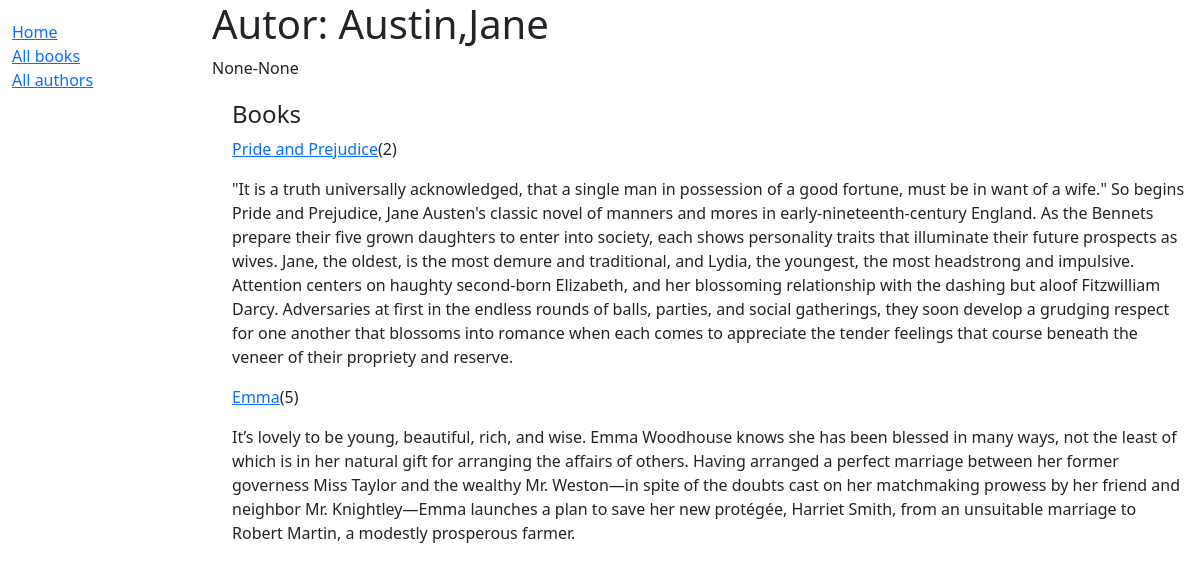
/catalog/author/2, run on the app's committed database.
### catalog/models.py (models this page shows, shortened)
class Author(models.Model):
    first_name = models.CharField(max_length=100)
    last_name = models.CharField(max_length=100)
    date_of_birth = models.DateField(null=True, blank=True)
    date_of_death = models.DateField('Died', null=True, blank=True)
    class Meta:
        ordering = ['last_name', 'first_name']

class Book(models.Model):
    title = models.CharField(max_length=200)
    author = models.ForeignKey('Author', on_delete=models.RESTRICT, null=True)
    summary = models.TextField(
        max_length=1000, help_text="Enter a brief description of the book")
    isbn = models.CharField('ISBN', max_length=13,
                            unique=True,
                            help_text='13 Character <a href="https://www.isbn-international.org/content/what-isbn'
                                      '">ISBN number</a>')
    genre = models.ManyToManyField(
        Genre, help_text="Select a genre for this book")
    language = models.ForeignKey(
        'Language', on_delete=models.SET_NULL, null=True)
    def get_absolute_url(self):
        return reverse('book-detail', args=[str(self.id)])
    def display_genre(self):
        """Create a string for the Genre. This is required to display genre in Admin."""
        return ', '.join(genre.name for genre in self.genre.all()[:3])
    display_genre.short_description = 'Genre'

### catalog/views.py (the view)
# urls.py: path('author/<int:pk>', views.AuthorDetailView.as_view(), name='author-detail'),
class AuthorDetailView(generic.DetailView):
    model = Author

### catalog/templates/catalog/author_detail.html
{% extends "base_generic.html" %}
{% block content %}
  <h1>Autor: {{author.last_name}},{{ author.first_name }}</h1>
  <p>{{author.date_of_birth}}-{{author.date_of_death}}</p>
  <div style="margin-left:20px;margin-top:20px">
    <h4>Books</h4>
    {% for copy in author.book_set.all %}
    <a href="{{ copy.get_absolute_url }}">{{ copy.title }}</a>({{ copy.id }})</p>
     <p>{{ copy.summary }}</p>
    {% endfor %}
  </div>
{% endblock %}

### data on the page
Author: date_of_birth "None", date_of_death "None"
Book: title "Pride and Prejudice", id "2", summary "\"It is a truth universally acknowledged, that a single man in possession of a good fortune, must be in want of a wife.\" So begins Pride and Prejudice, Jane Austen's classic novel of manners and mores in early-nineteenth-century England. As the Bennets prepare their five grown daughters to enter into society, each shows personality traits that illuminate their future prospects as wives. Jane, the oldest, is the most demure and traditional, and Lydia, the youngest, the most headstrong and impulsive. Attention centers on haughty second-born Elizabeth, and her blossoming relationship with the dashing but aloof Fitzwilliam Darcy. Adversaries at first in the endless rounds of balls, parties, and…"
Book: title "Emma", id "5", summary "It’s lovely to be young, beautiful, rich, and wise. Emma Woodhouse knows she has been blessed in many ways, not the least of which is in her natural gift for arranging the affairs of others. Having arranged a perfect marriage between her former governess Miss Taylor and the wealthy Mr. Weston—in spite of the doubts cast on her matchmaking prowess by her friend and neighbor Mr. Knightley—Emma launches a plan to save her new protégée, Harriet Smith, from an unsuitable marriage to Robert Martin, a modestly prosperous farmer."
